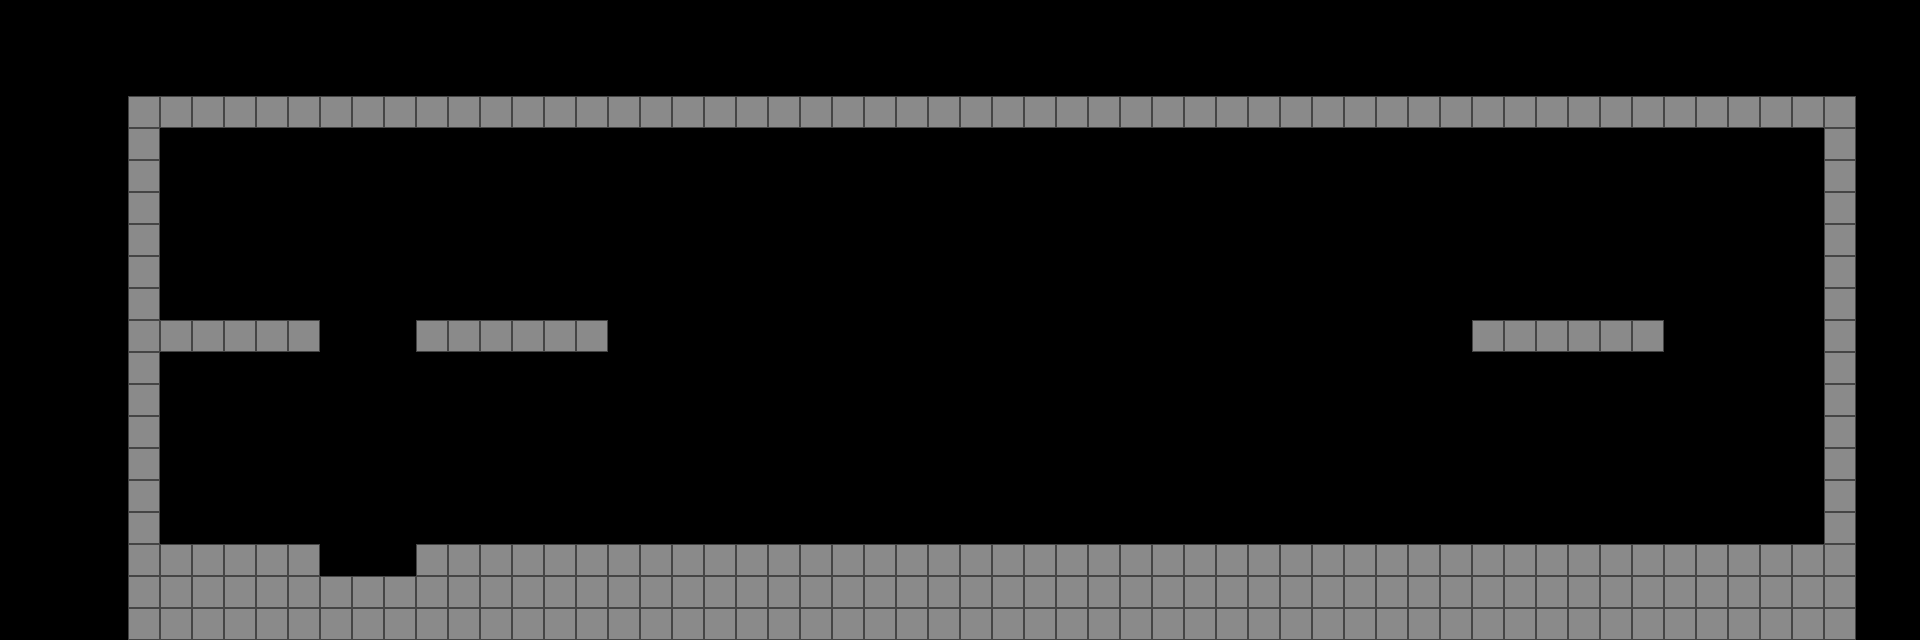

This game map was drawn from its Tiled (.tmx) file and the tilesets committed beside it. A one-line description and the trimmed map source follow:
An orthogonal 60x20 tile map with 32x32 px tiles, 1 tile layer (foreground), 1 hidden layer not drawn, 2 tilesets and 12 objects (9x Collision, 3x Object).

<map version="1.0" orientation="orthogonal" width="60" height="20" tilewidth="32" tileheight="32">
 <tileset firstgid="1" source="tilesets/Simple.tsx" />
 <tileset firstgid="2" source="tilesets/regiondef.tsx" />
 <layer name="foreground" width="60" height="20">
  <data>[1200 cells, 256 non-empty, 1 distinct tile ids]</data>
 </layer>
 <objectgroup name="objects" width="60" height="20">
  <object name="Player" type="Object" x="256" y="256" width="32" height="32" />
  <object name="Door" type="Object" x="1536" y="256" width="64" height="64" />
  <object name="Platform" type="Object" x="320" y="320" width="96" height="32">
   <properties>
    <property name="travel_distance" value="7" />
    <property name="up" value="false" />
   </properties>
  </object>
 </objectgroup>
 <objectgroup name="collision_zones" width="60" height="20">
  <object type="Collision" x="128" y="96" width="32" height="544" />
  <object type="Collision" x="160" y="544" width="160" height="96" />
  <object type="Collision" x="160" y="96" width="1664" height="32" />
  <object type="Collision" x="416" y="544" width="1408" height="96" />
  <object type="Collision" x="320" y="576" width="96" height="64" />
  <object type="Collision" x="1824" y="96" width="32" height="544" />
  <object type="Collision" x="1472" y="320" width="192" height="32" />
  <object type="Collision" x="160" y="320" width="160" height="32" />
  <object type="Collision" x="416" y="320" width="192" height="32" />
 </objectgroup>
 <layer name="collision" width="60" height="20" visible="0">
  <data>[1200 cells, 100 non-empty, 1 distinct tile ids]</data>
 </layer>
</map>
